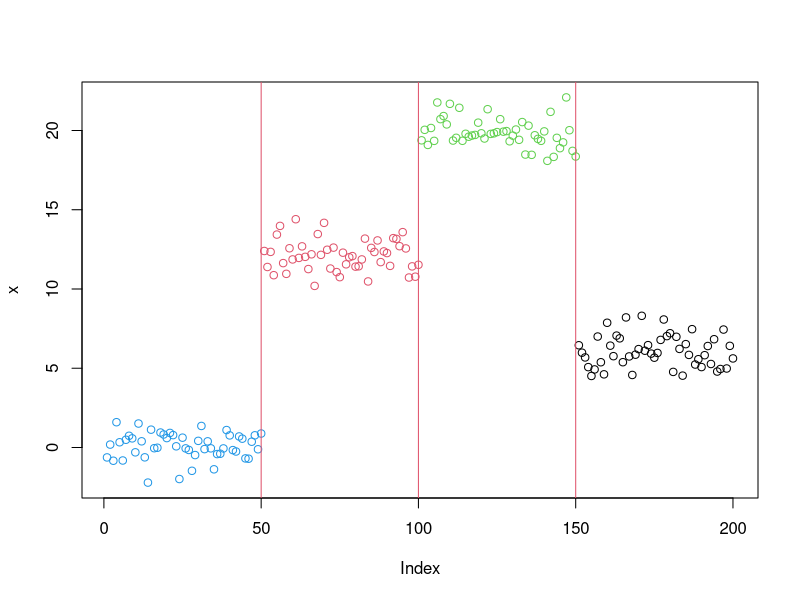

Generate this figure with R: (Note: this script raises an error after producing the figure.)
#
library("ggplot2")

# Example of a change in mean at 100 in simulated normal data

set.seed(1)
x=c(rnorm(50,0,1),rnorm(50,12,1),rnorm(50,20,1),rnorm(50,6,1))

clustering = kmeans(x,4, nstart = 20)
assignment = clustering$cluster
plot(x, col = assignment)
segment_lines = which(diff(assignment)!=0)[rle(assignment)$lengths>20]
abline(v =  segment_lines, col  = 2 )

d = as.data.frame(x)

p1 = ggplot(d, aes(x = 1:nrow(d),y = x)) +
  geom_line() +
  labs(x="Time", y = "Signal")

p2 = ggplot(d, aes(x = 1:nrow(d),y = x)) +
  geom_point(col = assignment)+
  labs(x="Time", y = "Signal")

p3 = ggplot(d, aes(x = 1:nrow(d),y = x)) +
  geom_line()+
  geom_vline(xintercept = segment_lines, col = 2)+
  labs(x="Time", y = "Signal")


d[70:71,1] <- c(19,20)
clustering = kmeans(d,4, nstart = 20)
assignment = clustering$cluster
segment_lines = which(diff(assignment)!=0)[rle(assignment)$lengths>20]
p5 = ggplot(d, aes(x = 1:nrow(d),y = x)) +
  geom_point(col = ass)+
  geom_vline(xintercept = segment_lines, col = 2)+
  labs(x="Time", y = "Signal")

ggsave(filename = "figures/cim_1.pdf", p1)
ggsave(filename = "figures/cim_2.pdf", p2)
ggsave(filename = "figures/cim_3.pdf", p3)
ggsave(filename = "figures/cim_4.pdf", p4)
ggsave(filename = "figures/cim_5.pdf", p5)
